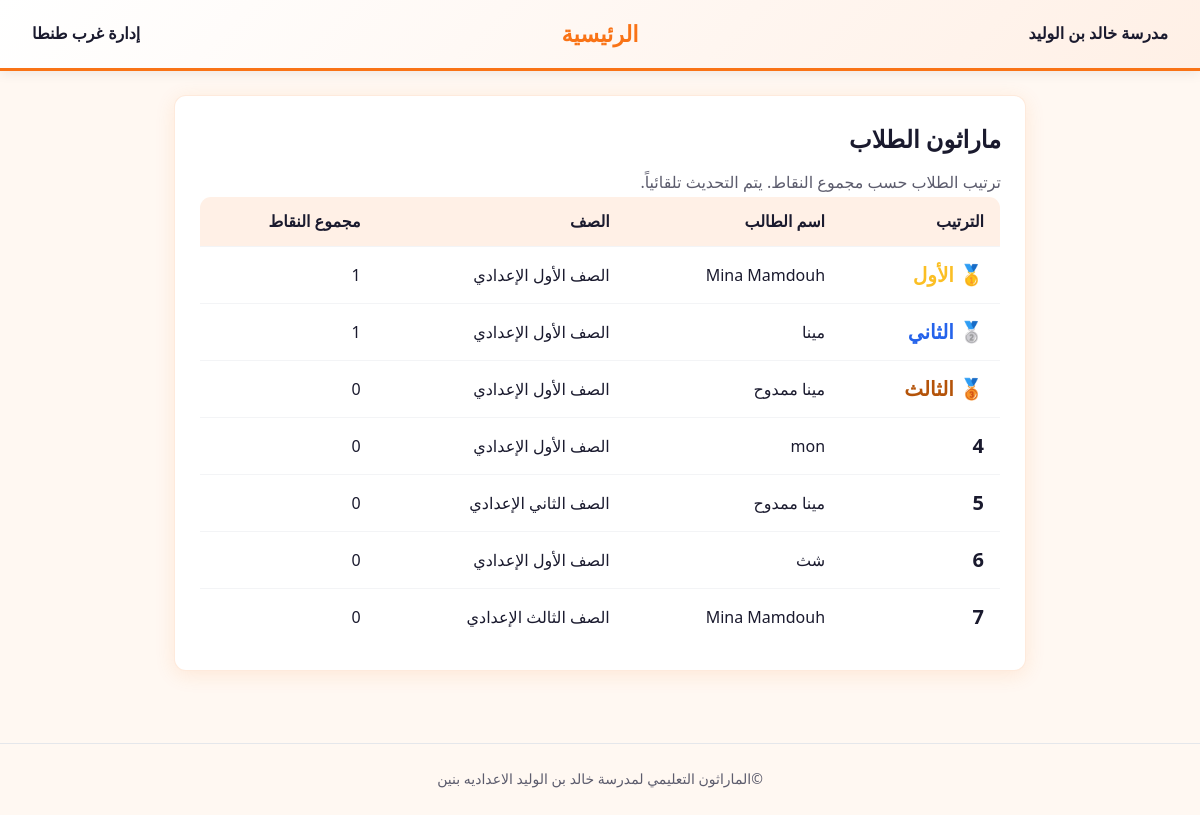
The app's page /marathon with its own data.
### models.py (models this page shows, shortened)
class Student(db.Model):
    __tablename__ = "students"
    id = db.Column(db.Integer, primary_key=True)
    name = db.Column(db.String(120), nullable=False)
    grade = db.Column(db.String(50), nullable=False)
    total_points = db.Column(db.Integer, default=0)
    created_at = db.Column(db.DateTime, default=datetime.utcnow)
    answers = db.relationship("Answer", backref="student", lazy="dynamic", cascade="all, delete-orphan")
    __table_args__ = (db.Index("ix_students_grade", "grade"),)

### app.py (the view)
@app.route("/marathon")
def marathon():
    students = Student.query.order_by(Student.total_points.desc()).all()
    grades_dict = dict(GRADES)
    return render_template("marathon.html", students=students, grades_dict=grades_dict)

### templates/marathon.html (shortened to what this page needs)
{% extends "base.html" %}
{% block content %}
<div class="card">
    <h2>ماراثون الطلاب</h2>
    <p class="text-muted">ترتيب الطلاب حسب مجموع النقاط. يتم التحديث تلقائياً.</p>
    {% if students %}
    <div class="table-wrap">
        <table class="marathon-table">
            <thead>
                <tr>
                    <th>الترتيب</th>
                    <th>اسم الطالب</th>
                    <th>الصف</th>
                    <th>مجموع النقاط</th>
                </tr>
            </thead>
            <tbody>
                {% for s in students %}
                <tr>
                    <td class="rank-cell {% if loop.index == 1 %}rank-1{% elif loop.index == 2 %}rank-2{% elif loop.index == 3 %}rank-3{% endif %}">
                        {% if loop.index == 1 %}🥇 الأول{% elif loop.index == 2 %}🥈 الثاني{% elif loop.index == 3 %}🥉 الثالث{% else %}{{ loop.index }}{% endif %}
                    </td>
                    <td>{{ s.name }}</td>
                    <td>{{ grades_dict.get(s.grade, s.grade) }}</td>
                    <td>{{ s.total_points }}</td>
                </tr>
                {% endfor %}
            </tbody>
        </table>
    </div>
    {% else %}
    <p class="text-muted">لا يوجد طلاب في لوحة المتصدرين بعد.</p>
    {% endif %}
</div>
{% endblock %}

### templates/base.html (shortened to what this page needs)
<!DOCTYPE html>
<html lang="ar" dir="rtl">
<head>
    <link rel="stylesheet" href="{{ url_for('static', filename='css/style.css') }}">
</head>
<body>
    <nav class="navbar">
        <div class="navbar-section navbar-section-right">
            {% block nav_left%}
            <span class="nav-org">مدرسة خالد بن الوليد</span>
            {% endblock %}
        </div>
        <div class="navbar-title">
            <a href="{{ url_for('index') }}" class="nav-brand">الرئيسية</a>
        </div>
        <div class="navbar-section navbar-section-left">
            {% block nav_right%}
            <span class="nav-org">إدارة غرب طنطا</span>
            {% endblock %}
        </div>
    </nav>
    <main class="container">
        {% block content %}{% endblock %}
    </main>
    <footer class="footer">
        <p>©الماراثون التعليمي لمدرسة خالد بن الوليد الاعداديه بنين </p>
    </footer>
</body>
</html>

### static/css/style.css (style rules this page uses)
:root { --bg: #fff8f2; --surface: #ffffff; --surface2: #fff0e6; --surface3: #e8f4fc; --text: #1a1a2e; --text-muted: #5c5c6d; --accent: #f97316; --accent-hover: #ea580c; --accent-blue: #2563eb; --accent-blue-light: #dbeafe; --success: #16a34a; --danger: #dc2626; --warning: #ca8a04; --radius: 12px; --shadow: 0 2px 12px rgba(0,0,0,0.08); --shadow-card: 0 4px 20px rgba(249, 115, 22, 0.12); }
* { box-sizing: border-box; margin: 0; padding: 0; }
body { font-family: 'Segoe UI', 'Tahoma', 'Arial', sans-serif; background: var(--bg); color: var(--text); min-height: 100vh; line-height: 1.6; direction: rtl; text-align: right; }
.navbar { background: linear-gradient(135deg, #ffffff 0%, #fff0e6 100%); padding: 1rem 2rem; display: flex; align-items: center; justify-content: space-between; gap: 1.5rem; box-shadow: var(--shadow); border-bottom: 3px solid var(--accent); }
.navbar-section { display: flex; align-items: center; min-width: 140px; }
.navbar-section-right { justify-content: flex-start; }
.navbar-section-left { justify-content: flex-end; }
.navbar-title { flex: 1; text-align: center; }
.nav-org { font-weight: 600; color: var(--text); }
.nav-brand { font-weight: 700; font-size: 1.4rem; color: var(--accent); text-decoration: none; }
.container { max-width: 900px; margin: 0 auto; padding: 1.5rem; }
.card { background: var(--surface); border-radius: var(--radius); padding: 1.5rem; margin-bottom: 1rem; box-shadow: var(--shadow-card); border: 1px solid rgba(249, 115, 22, 0.15); }
.card h1, .card h2, .card h3 { margin-bottom: 0.75rem; color: var(--text); }
table { width: 100%; border-collapse: collapse; background: var(--surface); border-radius: var(--radius); overflow: hidden; border: 1px solid #e5e7eb; }
th, td { padding: 0.75rem 1rem; text-align: right; border-bottom: 1px solid #f3f4f6; }
th { background: var(--surface2); font-weight: 600; color: var(--text); }
tr:last-child td { border-bottom: none; }
.footer { text-align: center; padding: 1.5rem; color: var(--text-muted); font-size: 0.875rem; margin-top: 2rem; border-top: 1px solid #e5e7eb; }
.marathon-table .rank-cell { font-weight: 700; font-size: 1.25rem; }
.marathon-table .rank-1 { color: #fbbf24; }
.marathon-table .rank-2 { color: var(--accent-blue); }
.marathon-table .rank-3 { color: #b45309; }
.text-muted { color: var(--text-muted); }
.table-wrap { overflow-x: auto; }

### records on screen
Student: shows "🥇 الأول", name "Mina Mamdouh", get "الصف الأول الإعدادي", total_points "1"
Student: shows "🥈 الثاني", name "مينا", get "الصف الأول الإعدادي", total_points "1"
Student: shows "🥉 الثالث", name "مينا ممدوح", get "الصف الأول الإعدادي", total_points "0"
Student: name "mon", get "الصف الأول الإعدادي", total_points "0"
Student: name "مينا ممدوح", get "الصف الثاني الإعدادي", total_points "0"
Student: name "شث", get "الصف الأول الإعدادي", total_points "0"
Student: name "Mina Mamdouh", get "الصف الثالث الإعدادي", total_points "0"
